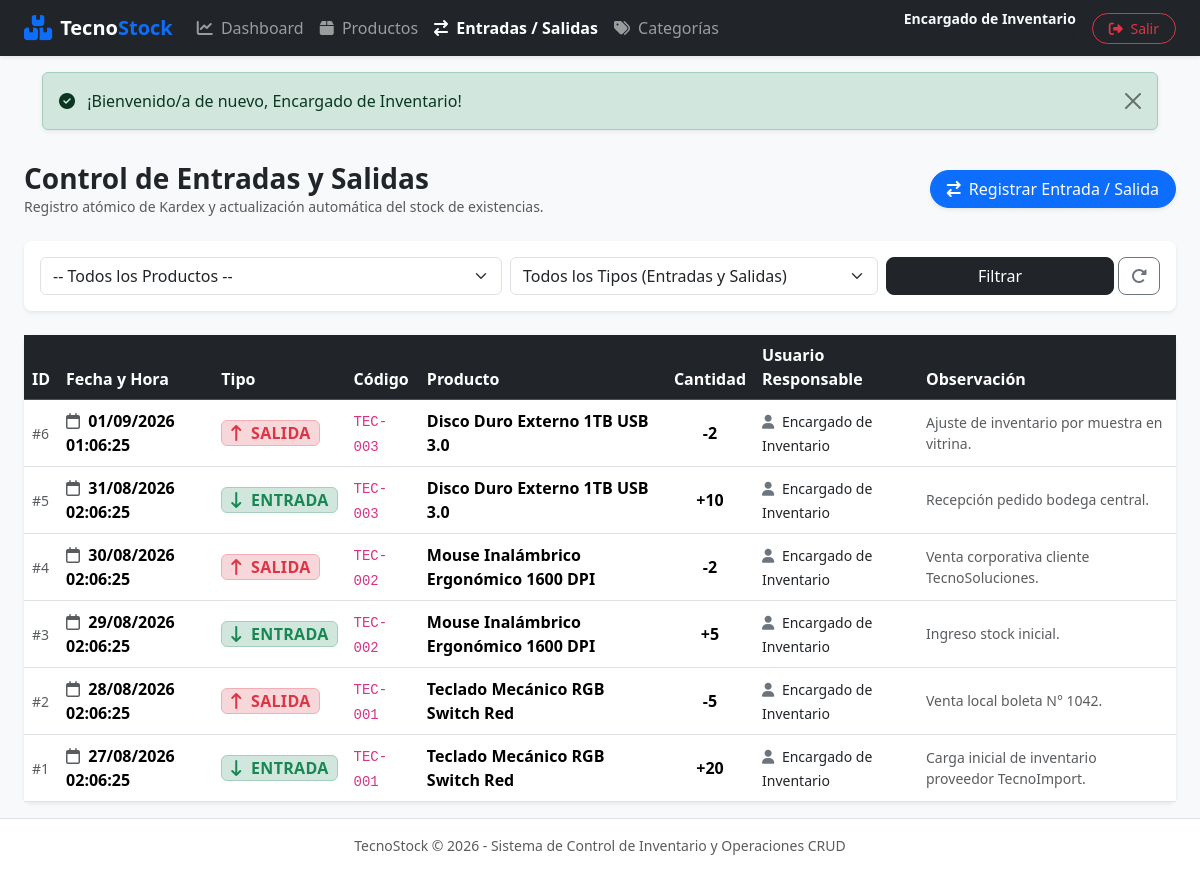
Screenshot of /movimientos.php (signed in) with the database file from the repository.
### tables this page shows
CREATE TABLE `movimientos` (
  `id_movimiento` INT AUTO_INCREMENT PRIMARY KEY,
  `fecha_hora` DATETIME NOT NULL DEFAULT CURRENT_TIMESTAMP,
  `tipo` ENUM('ENTRADA', 'SALIDA') NOT NULL,
  `cantidad` INT NOT NULL,
  `observacion` TEXT NULL,
  `id_producto` INT NOT NULL,
  `id_usuario` INT NOT NULL,
  CONSTRAINT `chk_cantidad_positiva` CHECK (`cantidad` > 0),
  CONSTRAINT `fk_movimientos_productos` FOREIGN KEY (`id_producto`) REFERENCES `productos` (`id_producto`) ON DELETE RESTRICT ON UPDATE CASCADE,
  CONSTRAINT `fk_movimientos_usuarios` FOREIGN KEY (`id_usuario`) REFERENCES `usuarios` (`id_usuario`) ON DELETE RESTRICT ON UPDATE CASCADE
);

CREATE TABLE `productos` (
  `id_producto` INT AUTO_INCREMENT PRIMARY KEY,
  `codigo` VARCHAR(50) NOT NULL UNIQUE,
  `nombre` VARCHAR(150) NOT NULL,
  `descripcion` TEXT NULL,
  `precio` DECIMAL(10,2) NOT NULL DEFAULT 0.00,
  `stock_actual` INT NOT NULL DEFAULT 0,
  `stock_minimo` INT NOT NULL DEFAULT 0,
  `estado` TINYINT(1) NOT NULL DEFAULT 1 COMMENT '1: Activo, 0: Inactivo',
  `id_categoria` INT NOT NULL,
  `creado_en` TIMESTAMP DEFAULT CURRENT_TIMESTAMP,
  CONSTRAINT `chk_precio_positivo` CHECK (`precio` >= 0),
  CONSTRAINT `chk_stock_actual_positivo` CHECK (`stock_actual` >= 0),
  CONSTRAINT `chk_stock_minimo_positivo` CHECK (`stock_minimo` >= 0),
  CONSTRAINT `fk_productos_categorias` FOREIGN KEY (`id_categoria`) REFERENCES `categorias` (`id_categoria`) ON DELETE RESTRICT ON UPDATE CASCADE
);

CREATE TABLE `usuarios` (
  `id_usuario` INT AUTO_INCREMENT PRIMARY KEY,
  `nombre` VARCHAR(100) NOT NULL,
  `correo` VARCHAR(100) NOT NULL UNIQUE,
  `clave` VARCHAR(255) NOT NULL,
  `estado` TINYINT(1) NOT NULL DEFAULT 1 COMMENT '1: Activo, 0: Inactivo',
  `creado_en` TIMESTAMP DEFAULT CURRENT_TIMESTAMP
);

### movimientos.php (the view, shortened to what this page needs)
<?php
require_once __DIR__ . '/config/db.php';
require_once __DIR__ . '/includes/header.php';
$tipoFiltro     = $_GET['tipo'] ?? 'ALL';
try {
    $sql = "
        SELECT m.*, p.codigo AS producto_codigo, p.nombre AS producto_nombre, p.stock_actual AS producto_stock_actual,
               u.nombre AS usuario_nombre
        FROM movimientos m
        INNER JOIN productos p ON m.id_producto = p.id_producto
        INNER JOIN usuarios u ON m.id_usuario = u.id_usuario
        WHERE 1=1
    ";
    $params = [];
    $sql .= " ORDER BY m.fecha_hora DESC";
    $stmtMov = $pdo->prepare($sql);
    $stmtMov->execute($params);
    $movimientos = $stmtMov->fetchAll();
} catch (PDOException $e) {
    echo "<div class='alert alert-danger'>Error al cargar historial de movimientos: " . htmlspecialchars($e->getMessage()) . "</div>";
}
?>
<div class="d-flex flex-wrap justify-content-between align-items-center mb-4 gap-2">
    <div>
        <h2 class="h3 fw-bold text-dark mb-0">Control de Entradas y Salidas</h2>
        <p class="text-muted small mb-0">Registro atómico de Kardex y actualización automática del stock de existencias.</p>
    </div>
    <button type="button" class="btn btn-primary rounded-pill px-3 shadow-sm" data-bs-toggle="modal" data-bs-target="#modalNuevoMovimiento">
        <i class="fa-solid fa-arrow-right-arrow-left me-1"></i> Registrar Entrada / Salida
    </button>
</div>
<div class="card border-0 shadow-sm rounded-3 mb-4">
    <div class="card-body p-3">
        <form method="GET" action="movimientos.php" class="row g-2 align-items-center">
            <div class="col-12 col-md-5">
                <select name="producto" class="form-select">
                    <option value="0">-- Todos los Productos --</option>
                </select>
            </div>
            <div class="col-6 col-md-4">
                <select name="tipo" class="form-select">
                    <option value="ALL" <?php echo ($tipoFiltro === 'ALL') ? 'selected' : ''; ?>>Todos los Tipos (Entradas y Salidas)</option>
                </select>
            </div>
            <div class="col-6 col-md-3 d-flex gap-1">
                <button type="submit" class="btn btn-dark w-100 rounded-3">Filtrar</button>
                <a href="movimientos.php" class="btn btn-outline-secondary rounded-3" title="Limpiar Filtros">
                    <i class="fa-solid fa-rotate-right"></i>
                </a>
            </div>
        </form>
    </div>
</div>
<div class="card border-0 shadow-sm rounded-3">
    <div class="card-body p-0">
        <div class="table-responsive">
            <table class="table table-hover align-middle mb-0">
                <thead class="table-dark">
                    <tr>
                        <th>ID</th>
                        <th>Fecha y Hora</th>
                        <th>Tipo</th>
                        <th>Código</th>
                        <th>Producto</th>
                        <th class="text-center">Cantidad</th>
                        <th>Usuario Responsable</th>
                        <th>Observación</th>
                    </tr>
                </thead>
                <tbody>
                    <?php if (empty($movimientos)): ?>
                        <tr>
                            <td colspan="8" class="text-center py-5 text-muted">
                                <i class="fa-solid fa-folder-open fa-2x mb-2 d-block"></i>
                                No se encontraron registros de movimientos.
                            </td>
                        </tr>
                    <?php else: ?>
                        <?php foreach ($movimientos as $m): ?>
                            <tr>
                                <td><span class="text-muted small">#<?php echo $m['id_movimiento']; ?></span></td>
                                <td class="fw-semibold">
                                    <i class="fa-regular fa-calendar me-1 text-muted"></i>
                                    <?php echo date('d/m/Y H:i:s', strtotime($m['fecha_hora'])); ?>
                                </td>
                                <td>
                                    <?php if ($m['tipo'] === 'ENTRADA'): ?>
                                        <span class="badge bg-success-subtle text-success border border-success-subtle px-2 py-1 fs-6">
                                            <i class="fa-solid fa-arrow-down-long me-1"></i> ENTRADA
                                        </span>
                                    <?php else: ?>
                                        <span class="badge bg-danger-subtle text-danger border border-danger-subtle px-2 py-1 fs-6">
                                            <i class="fa-solid fa-arrow-up-long me-1"></i> SALIDA
                                        </span>
                                    <?php endif; ?>
                                </td>
                                <td><code><?php echo htmlspecialchars($m['producto_codigo']); ?></code></td>
                                <td class="fw-bold"><?php echo htmlspecialchars($m['producto_nombre']); ?></td>
                                <td class="text-center fw-bold fs-6">
                                    <?php echo ($m['tipo'] === 'ENTRADA') ? "+{$m['cantidad']}" : "-{$m['cantidad']}"; ?>
                                </td>
                                <td>
                                    <span class="small text-dark">
                                        <i class="fa-solid fa-user me-1 text-secondary"></i>
                                        <?php echo htmlspecialchars($m['usuario_nombre']); ?>
                                    </span>
                                </td>
                                <td class="small text-muted">
                                    <?php echo !empty($m['observacion']) ? htmlspecialchars($m['observacion']) : '<em>Sin observación</em>'; ?>
                                </td>
                            </tr>
                        <?php endforeach; ?>
                    <?php endif; ?>
                </tbody>
            </table>
        </div>
    </div>
</div>
<?php require_once __DIR__ . '/includes/footer.php'; ?>

### assets/css/style.css (style rules this page uses)
body { font-family: 'Segoe UI', system-ui, -apple-system, sans-serif; min-height: 100vh; display: flex; flex-direction: column; background-color: #f8f9fa; }
.table-hover tbody tr { transition: background-color 0.2s ease-in-out; }
.card { transition: transform 0.2s ease, shadow 0.2s ease; }
.badge { font-weight: 600; letter-spacing: 0.3px; }

### rows the page displays
movimientos: id_movimiento "6", fecha_hora "01/09/2026 01:06:25", tipo "SALIDA" (drawn), id_producto.codigo "TEC-003", id_producto.nombre "Disco Duro Externo 1TB USB 3.0", cantidad "2", id_usuario.nombre "Encargado de Inventario", observacion "Ajuste de inventario por muestra en vitrina."
movimientos: id_movimiento "5", fecha_hora "31/08/2026 02:06:25", tipo "ENTRADA" (drawn), id_producto.codigo "TEC-003", id_producto.nombre "Disco Duro Externo 1TB USB 3.0", cantidad "10", id_usuario.nombre "Encargado de Inventario", observacion "Recepción pedido bodega central."
movimientos: id_movimiento "4", fecha_hora "30/08/2026 02:06:25", tipo "SALIDA" (drawn), id_producto.codigo "TEC-002", id_producto.nombre "Mouse Inalámbrico Ergonómico 1600 DPI", cantidad "2", id_usuario.nombre "Encargado de Inventario", observacion "Venta corporativa cliente TecnoSoluciones."
movimientos: id_movimiento "3", fecha_hora "29/08/2026 02:06:25", tipo "ENTRADA" (drawn), id_producto.codigo "TEC-002", id_producto.nombre "Mouse Inalámbrico Ergonómico 1600 DPI", cantidad "5", id_usuario.nombre "Encargado de Inventario", observacion "Ingreso stock inicial."
movimientos: id_movimiento "2", fecha_hora "28/08/2026 02:06:25", tipo "SALIDA" (drawn), id_producto.codigo "TEC-001", id_producto.nombre "Teclado Mecánico RGB Switch Red", cantidad "5", id_usuario.nombre "Encargado de Inventario", observacion "Venta local boleta N° 1042."
movimientos: id_movimiento "1", fecha_hora "27/08/2026 02:06:25", tipo "ENTRADA" (drawn), id_producto.codigo "TEC-001", id_producto.nombre "Teclado Mecánico RGB Switch Red", cantidad "20", id_usuario.nombre "Encargado de Inventario", observacion "Carga inicial de inventario proveedor TecnoImport."

### other values shown
$usuario['nombre'] "Encargado de Inventario"
$_SESSION['mensaje'] "¡Bienvenido/a de nuevo, Encargado de Inventario!"
